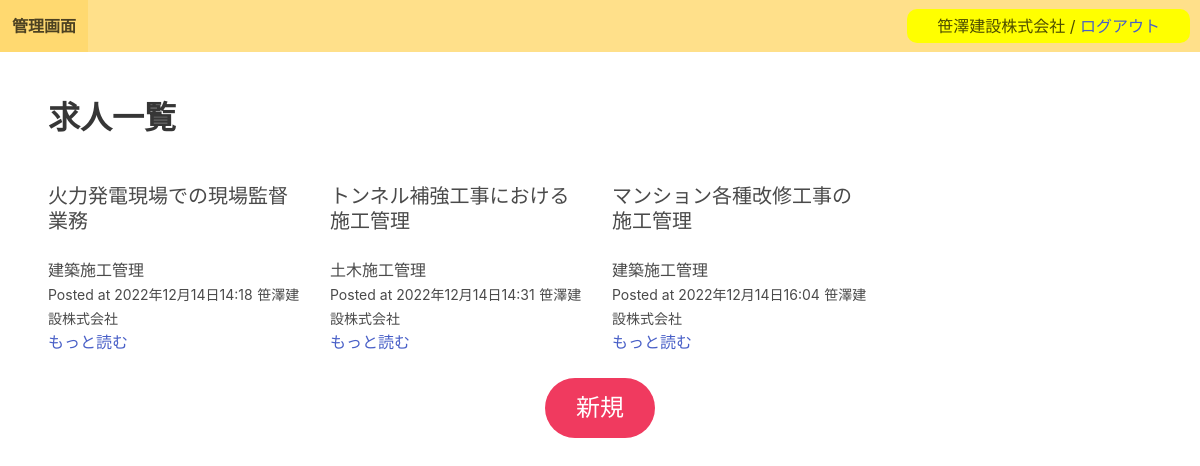
Screenshot of /offer/ (signed in) with the database file from the repository.
### camos_app/models.py (models this page shows)
class Post(models.Model):
    title = models.CharField(max_length=255)
    slug = models.SlugField()
    job = models.CharField(max_length=255)
    qualification = models.CharField(max_length=255)
    location = models.CharField(max_length=255)
    price = models.IntegerField()
    body = models.TextField()
    agent = models.CharField(max_length=255)
    data_added = models.DateTimeField(auto_now_add=True)
    create_user = models.ForeignKey(get_user_model(),on_delete=models.CASCADE)

### camos_app/views.py (the view)
# urls.py: path('offer/', frontpage, name="frontpage"),
@login_required(login_url='clientlogin/')
def frontpage(request):
    posts = Post.objects.all()
    return render(request, "frontpage.html", {"posts": posts})

### templates/frontpage.html (shortened to what this page needs)
{% extends "base.html" %}
{% block content %}
<h1 class="title">求人一覧</h1>
<br>
<div class="columns is-multiline">
    {% for post in posts %}
    {% if post.create_user == request.user %}
    <div class="column is-centered is-one-quarter">
        <h2 class="subtitle">{{post.title}}</h2>
        <p>{{post.job}}</p>
        <small>Posted at {{post.data_added}}</small>
        <small>{{post.create_user}}</small>
        <br>
        <a href="{% url 'post_detail' post.slug %}">もっと読む</a>
    </div>
    {% endif %}
    {% endfor %}
</div>
<div class="has-text-centered">
    <form action="{% url 'post_create' %}" method="post">
        <button class="button is-danger is-rounded is-large is-hovered">新規</button>
    </form>
</div>
{% endblock %}

### templates/base.html (shortened to what this page needs)
<!DOCTYPE html>
<html lang="ja">
<head>
    <link rel="stylesheet" href="https://cdn.jsdelivr.net/npm/bulma@0.9.4/css/bulma.min.css">
</head>
<body>
    <nav class="navbar is-warning" style="display: flex; justify-content:space-between; align-items: center;">
            <div class="navbar-brand">
            <a href="/" class="navbar-item">
                <strong>管理画面</strong>
            </a>
            </div>
            <div style="margin-right: 10px; padding: 5px 30px; background-color: yellow; border-radius: 10px;">
                {% if request.user.is_authenticated %}
                <div>{{request.user}} / <a href="{% url 'logout' %}">ログアウト</a></div>
                {% else %}
                <a href="{% url 'login' %}">ログイン</a>
                {% endif %}
            </div>
    </nav>
    <section class="section">
        <div>{% block content %} {% endblock %}</div>
    </section>
</body>
</html>

### rows the page displays
Post: title "火力発電現場での現場監督業務", job "建築施工管理", data_added "2022年12月14日14:18", create_user "笹澤建設株式会社"
Post: title "トンネル補強工事における施工管理", job "土木施工管理", data_added "2022年12月14日14:31", create_user "笹澤建設株式会社"
Post: title "マンション各種改修工事の施工管理", job "建築施工管理", data_added "2022年12月14日16:04", create_user "笹澤建設株式会社"

### other values shown
{{ request.user }} "笹澤建設株式会社"
